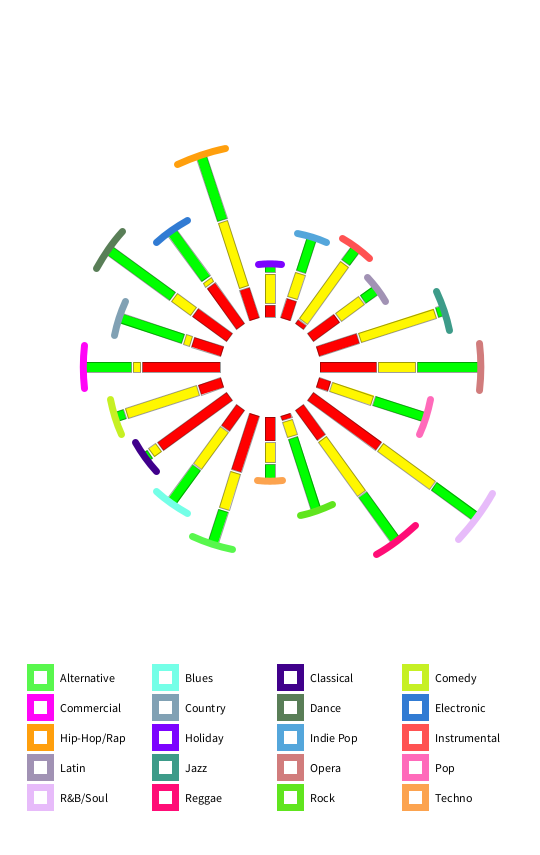
Frame 1 (no input)
Frame 60 (the mouse pressed at the canvas centre just before this capture): identical to frame 1, image omitted
Frame 120 (the mouse held since frame 60 and released just before this capture): identical to frame 1, image omitted

The Processing sketch that drew this single still picture (run headless with seeded random() and noise(); from frame 60 on, the mouse is pressed at the canvas centre):

// Processing sketch: DataVis4_1
// ── DataVis4_1.pde
float maxL = 0;
float minL = 0;
float setL = 200;

int[][] input = new int[3][20];


int tICount = 0;

String[] gNames = 
  {
  "Alternative", 
  "Blues", 
  "Classical", 
  "Comedy", 
  "Commercial ", 
  "Country", 
  "Dance", 
  "Electronic", 
  "Hip-Hop/Rap", 
  "Holiday", 
  "Indie Pop", 
  "Instrumental", 
  "Latin", 
  "Jazz", 
  "Opera", 
  "Pop", 
  "R&B/Soul", 
  "Reggae", 
  "Rock", 
  "Techno"
};
int myColor = 0x58F74D;
//int[] gColours = new int[21];
int[] gColours = {

  #58F74D, 
  #74FFE7, 
  #40008B, 
  #C6F024, 
  #FF05F7, 
  #81A1B4, 
  #597E57, 
  #317BD3, 
  #FF9F0D, 
  #7C03FF, 
  #54A6DB, 
  #FF5252, 
  #A192B4, 
  #3D9B89, 
  #D17C7C, 
  #FF6ABA, 
  #E7BBFA, 
  #FF0D76, 
  #60E51E, 
  #FCA34F
};

float[] totalInput = new float[input[0].length];
float[] totalInputS = new float[input[0].length];

void setup() {
  //fullScreen();
  size(540, 855);
  background(255);

  for (int i = 0; i < input.length; i++) {
    for (int j = 0; j < input[i].length; j++) {
      input[i][j] = (int)random(2, 100);
    }
  }
}


void draw() {
  background(255);


  //Moves everything to the middle

  translate(width/2, height/2-60);

  //Counting & calculating loops

  // set the calculater to start every 30 frames
  tICount = 1;
  if (tICount >= 0) {
    for (int j = 0; j < input[0].length; j++) {//for each genre
      for (int i = 0; i < input.length; i++) {// for each mood
        if (i == 0) {
        } else {
          if (i == 1) {
            totalInput[j] = input[0][j] +2;
          } else if (i == 2) {
            totalInput[j] = input[0][j] + input[1][j]+4;
          }

          //counts total length/totalInput
          totalInput[j] = input[0][j] + input[1][j] + input[2][j]+4;
        }
      }
    }
  }
  //Sorts totalInputs 
  totalInputS = sort(totalInput);

  //Set maxL
  for (int j = 0; j < input[0].length; j++) {//for each genre
    if (totalInputS[input[0].length-1] == totalInput[j]) {
      maxL = totalInput[j];
    }
  }


  //Drawing and scaling loops
  //Makes the drawing stop when the calculator is running
  if (tICount > 0) {
    for (int j = 0; j < input[0].length; j++) {//for each genre
      //println(input[0].length);
      rotate(2*PI/input[0].length);
      for (int i = 0; i < input.length; i++) {// for each mood
        stroke(10, 10, 10, 100);
        strokeWeight(1);
        if (i == 0) {
          fill(255, 0, 0);
          rect(-5, 50, 10, ((input[i][j]/maxL)*setL)+2);
        } else {
          if (i == 1) {
            totalInput[j] = ((input[0][j]/maxL)*setL+2);
            fill(#FFF700);
            rect(-5, 50 + totalInput[j]+2, 10, ((input[i][j]/maxL)*setL)+2);
          } else if (i == 2) {
            totalInput[j] = ((input[0][j]/maxL)*setL) + ((input[1][j]/maxL)*setL)+6;
            fill(0, 255, 0);
            rect(-5, 50 + totalInput[j]+2, 10, ((input[i][j]/maxL)*setL));
          }
        }
      }
      //Draws the arc at the end of each genre "pillar"
      noFill();
      stroke(gColours[j]);



      strokeWeight(7);
      arc(0, 0, (50 + ((input[0][j]/maxL)*setL) + ((input[1][j]/maxL)*setL) + ((input[2][j]/maxL)*setL)+4 +2)*2+7, (50 + ((input[0][j]/maxL)*setL) + ((input[1][j]/maxL)*setL) + ((input[2][j]/maxL)*setL)+4 +2)*2+7, (radians(90)-PI/input[0].length)+radians(2.5), (radians(90)+PI/input[0].length)-radians(2.5));

      //text(gNames[j], 210, 210);


      //counts total length/totalInput
      totalInput[j] = input[0][j] + input[1][j] + input[2][j]+4;
    }
  }
  //Code for the Legend
  translate(-width/2+30, 300);
  //rotate(radians(45));
  int legCount = 0;
  int lineOffSet = 0;
  int squareOffSet = 125;
  int squareWH = 20;
  int lineStart = 30;
  int textAlign = 15;
  for (int i = 0; i < input[0].length; i++) {

    if (i < 4) {
      stroke(gColours[i]);
      noFill();
      rect(0+(legCount*squareOffSet), 0 + lineOffSet, squareWH, squareWH);
      fill(0);
      text(gNames[i], lineStart+(legCount*squareOffSet), textAlign + lineOffSet);
      legCount++;
      if (legCount == 4) {
        legCount = 0;
        lineOffSet += 30;
      }
    } else if (i > 3 && i < 8) {
      stroke(gColours[i]);
      noFill();
      rect(0+(legCount*squareOffSet), lineOffSet, squareWH, squareWH);
      fill(0);
      text(gNames[i], lineStart+(legCount*squareOffSet), textAlign+lineOffSet);
      legCount++;
      if (legCount == 4) {
        legCount = 0;
        lineOffSet += 30;
      }
    } else if (i > 7 && i < 12) {
      stroke(gColours[i]);
      noFill();
      rect(0+(legCount*squareOffSet), lineOffSet, squareWH, squareWH);
      fill(0);
      text(gNames[i], lineStart+(legCount*squareOffSet), textAlign+lineOffSet);
      legCount++;
      if (legCount == 4) {
        legCount = 0;
        lineOffSet += 30;
      }
    } else if (i > 11 && i < 16) {
      stroke(gColours[i]);
      noFill();
      rect(0+(legCount*squareOffSet), lineOffSet, squareWH, squareWH);
      fill(0);
      text(gNames[i], lineStart+(legCount*squareOffSet), textAlign+lineOffSet);
      legCount++;
      if (legCount == 4) {
        legCount = 0;
        lineOffSet += 30;
      }
    } else if (i > 15 && i < 20) {
      stroke(gColours[i]);
      noFill();
      rect(0+(legCount*squareOffSet), lineOffSet, squareWH, squareWH);
      fill(0);
      text(gNames[i], lineStart+(legCount*squareOffSet), textAlign+lineOffSet);
      legCount++;
      if (legCount == 4) {
        legCount = 0;
        lineOffSet += 30;
      }
    }
  }
}
